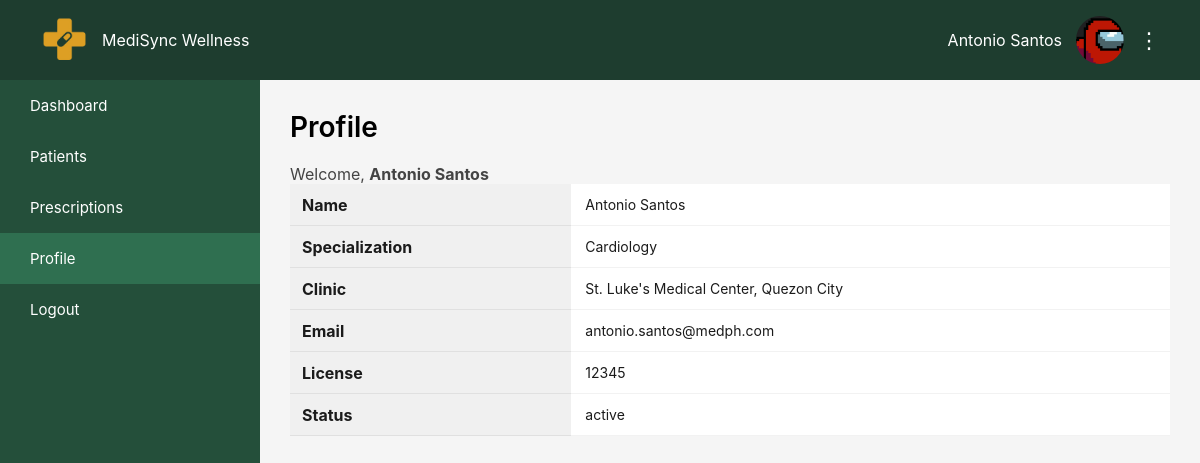
Page /frontend/doctor/profile/profile.php (signed in) on the committed database.
### tables this page shows
CREATE TABLE IF NOT EXISTS `doctor` (
  `doctorID` int(11) NOT NULL AUTO_INCREMENT,
  `firstName` text NOT NULL,
  `lastName` text NOT NULL,
  `password` varchar(255) NOT NULL,
  `specialization` text NOT NULL,
  `licenseNumber` int(11) NOT NULL,
  `email` text NOT NULL,
  `clinicAddress` text NOT NULL,
  `status` enum('active','pending') NOT NULL DEFAULT 'pending',
  PRIMARY KEY (`doctorID`)
);

### frontend/doctor/profile/profile.php (the view, shortened to what this page needs)
<?php
require_once(__DIR__ . '/../../../backend/includes/db_connect.php');
$doctorName = "Doctor";
$specialization = $clinic = $email = $license = $status = '—';
if (isset($_SESSION['user']['id'])) {
    $doctorID = (int)$_SESSION['user']['id'];
    if ($stmt = $conn->prepare("SELECT firstName, lastName, specialization, clinicAddress, email, licenseNumber, status FROM doctor WHERE doctorID = ? LIMIT 1")) {
        $stmt->bind_param('i', $doctorID);
        $stmt->execute();
        $row = $stmt->get_result()->fetch_assoc();
        if ($row) {
            $doctorName = htmlspecialchars(trim($row['firstName'] . ' ' . $row['lastName'])) ?: $doctorName;
            $specialization = htmlspecialchars($row['specialization'] ?? '—');
            $clinic = htmlspecialchars($row['clinicAddress'] ?? '—');
            $email = htmlspecialchars($row['email'] ?? '—');
            $license = htmlspecialchars($row['licenseNumber'] ?? '—');
            $status = htmlspecialchars($row['status'] ?? '—');
        }
    }
}
?>
<div class="profile-page">
    <h1>Profile</h1>
    <p>Welcome, <strong><?= $doctorName ?></strong></p>
    <div class="profile-card">
        <table class="table-base profile-table">
            <tr><th>Name</th><td><?= $doctorName ?></td></tr>
            <tr><th>Specialization</th><td><?= $specialization ?></td></tr>
            <tr><th>Clinic</th><td><?= $clinic ?></td></tr>
            <tr><th>Email</th><td><?= $email ?></td></tr>
            <tr><th>License</th><td><?= $license ?></td></tr>
            <tr><th>Status</th><td><?= $status ?></td></tr>
        </table>
    </div>
</div>
<?php
include(__DIR__ . '/../doctor_standard.php');

### frontend/css/patient/table.css (style rules this page uses)
.table-base { width: 100%; border-collapse: separate; border-spacing: 0; background: transparent; font-family: "Inter", system-ui, -apple-system, "Segoe UI", Roboto, "Helvetica Neue", Arial; color: #1b1b1b; box-sizing: border-box; }
.table-base tbody td { padding: 12px 14px; background: #fff; border-bottom: 1px solid rgba(0,0,0,0.05); font-size: 14px; vertical-align: middle; box-sizing: border-box; }

### frontend/css/patient/layout_standard.css (style rules this page uses)
* { margin: 0; padding: 0; box-sizing: border-box; font-family: "Inter", sans-serif; }
body { display: flex; background: #f5f5f5; }
.content h1 { font-size: 28px; margin-bottom: 20px; font-weight: 600; }
.content p { font-size: 16px; color: #444; }

### frontend/css/doctor/doctor_standard.css (style rules this page uses)
.table-base { width: 100%; border-collapse: collapse; text-align: left; }
.table-base th, .table-base td { padding: 8px 12px; border-bottom: 1px solid #e0e0e0; }
.table-base th { background: #f0f0f0; font-weight: bold; }

### rows in the picture
doctor: doctorName "Antonio Santos", specialization "Cardiology", clinicAddress "St. Luke's Medical Center, Quezon City", email "antonio.santos@medph.com", licenseNumber "12345", status "active"

### other values in the picture
$user_name "Antonio Santos"
$label "Dashboard"
$label "Patients"
$label "Prescriptions"
$label "Profile"
